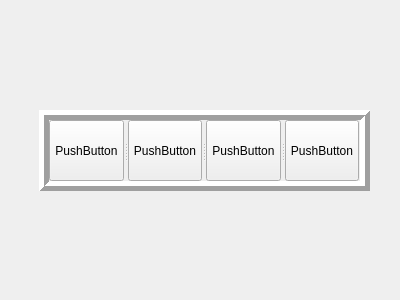
<?xml version="1.0" encoding="UTF-8"?>
<ui version="4.0">
 <class>myWidget</class>
 <widget class="QWidget" name="myWidget">
  <property name="geometry">
   <rect>
    <x>0</x>
    <y>0</y>
    <width>400</width>
    <height>300</height>
   </rect>
  </property>
  <property name="windowTitle">
   <string>myWidget</string>
  </property>
  <widget class="QSplitter" name="splitter">
   <property name="geometry">
    <rect>
     <x>39</x>
     <y>110</y>
     <width>331</width>
     <height>81</height>
    </rect>
   </property>
   <property name="frameShape">
    <enum>QFrame::Box</enum>
   </property>
   <property name="frameShadow">
    <enum>QFrame::Raised</enum>
   </property>
   <property name="lineWidth">
    <number>5</number>
   </property>
   <property name="orientation">
    <enum>Qt::Horizontal</enum>
   </property>
   <widget class="QPushButton" name="pushButton_2">
    <property name="text">
     <string>PushButton</string>
    </property>
   </widget>
   <widget class="QPushButton" name="pushButton">
    <property name="text">
     <string>PushButton</string>
    </property>
   </widget>
   <widget class="QPushButton" name="pushButton_3">
    <property name="text">
     <string>PushButton</string>
    </property>
   </widget>
   <widget class="QPushButton" name="pushButton_4">
    <property name="text">
     <string>PushButton</string>
    </property>
   </widget>
  </widget>
 </widget>
 <layoutdefault spacing="6" margin="11"/>
 <resources/>
 <connections/>
</ui>
